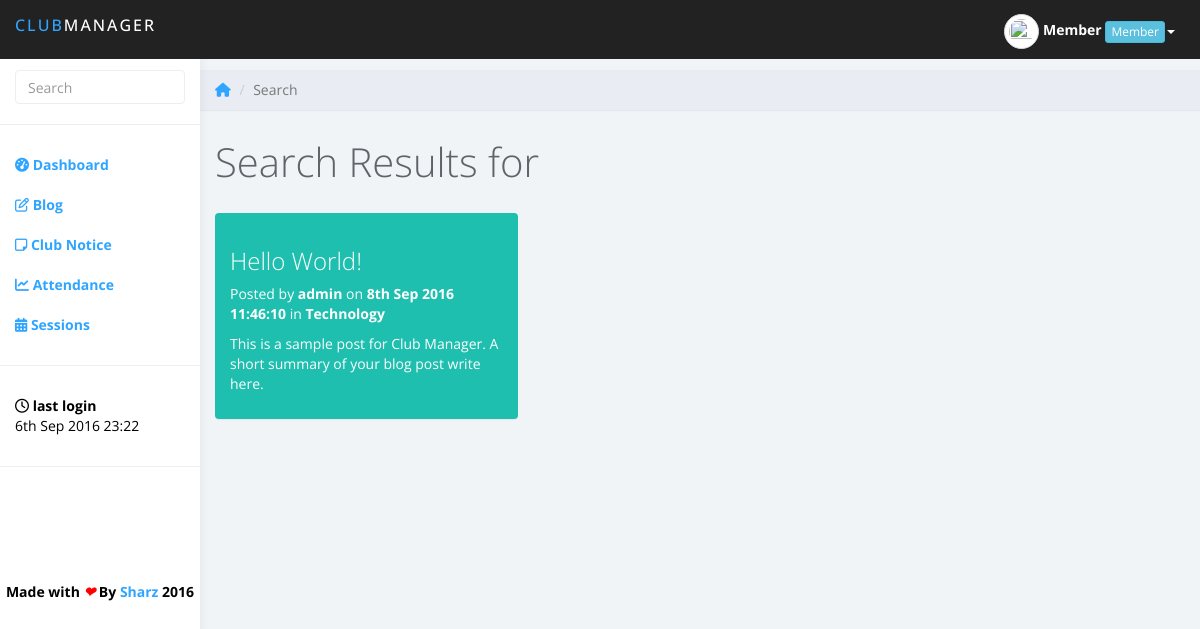
Page /search.php (signed in) on the committed database.
### tables this page shows
CREATE TABLE `userinfo` (
  `id` int(5) NOT NULL,
  `name` varchar(50) NOT NULL,
  `email` varchar(70) DEFAULT NULL,
  `dob` varchar(25) NOT NULL,
  `username` varchar(25) NOT NULL,
  `password` text NOT NULL,
  `role` varchar(20) DEFAULT NULL,
  `last_login` datetime NOT NULL,
  `currunt_login` timestamp NOT NULL DEFAULT CURRENT_TIMESTAMP ON UPDATE CURRENT_TIMESTAMP,
  `otp` varchar(10) NOT NULL,
  `pic` text
);

CREATE TABLE `blog_posts` (
  `id` int(11) NOT NULL,
  `postTitle` varchar(200) NOT NULL,
  `description` text NOT NULL,
  `content` text NOT NULL,
  `post_date` timestamp NOT NULL DEFAULT CURRENT_TIMESTAMP ON UPDATE CURRENT_TIMESTAMP,
  `auther` varchar(25) NOT NULL,
  `catinfo` varchar(70) DEFAULT NULL
);

### search.php (the view, shortened to what this page needs)
<?php
	require_once('funs.php');
	$session_name = $_SESSION['username'];
	$row = get_member_data($session_name);
	$id = $row['id'];
	$name = $row['name'];
	$role = $row['role'];
	$pic = $row['pic'];
	$last_login = $row['last_login'];
	$last_login = date('jS M Y H:i', strtotime($last_login));
	$total_members = get_all_status();
	$core_members = get_vip_status();
	$total_sessions = total_sessions();
	$completed_sessions = completed_sessions();
	starter($id,$name,$role,$pic,$last_login,$total_members,$core_members,$total_sessions,$completed_sessions);
	$key = $_POST['term'];
	$query = "SELECT * FROM blog_posts WHERE postTitle LIKE '%".$key."%' OR description LIKE '%".$key."%' OR content  LIKE '%".$key."%'";
	$result = mysqli_query($con,$query);
?>
	<div class="row">
			<ol class="breadcrumb">
				<li><a href="home.php"><i class="fa fa-home" aria-hidden="true"></i></a></li>
				<li class="active">Search</li>
			</ol>
		</div>
		<div class="row">
			<div class="col-lg-12">
				<h1 class="page-header">Search Results for <u><?php echo $key; ?></u></h1>
			</div>
		</div>
		<div class="row">
		<?php
		if(mysqli_num_rows($result) > 0)
		{
			$select = 1;
			while($row = mysqli_fetch_assoc($result))
			{
				if($select%2 == 1)
			{
				$css = 'panel-teal';
			}
			else
			{
				$css = 'panel-orange';
			}
			?>
			<div class="col-lg-4">
				<div class="panel <?php echo $css; ?>">
				<div class="panel-body">
				<a href="viewpost.php?id=<?php echo $row['id']; ?>&title=<?php echo $row['postTitle']; ?>" style="color: #fff;">
				<h3 style="color: #fff;"><?php echo $row['postTitle']; ?></h3>
				<a href="viewpost.php?id=<?php echo $row['id']; ?>&title=<?php echo $row['postTitle']; ?>" style="color: #fff;">
				<p>Posted by <b><?php echo $row['auther']; ?></b> on <b><?php echo date('jS M Y H:i:s', strtotime($row['post_date'])); ?></b> in
				<b><a style="color: #fff;" href="viewbycat.php?cat=<?php echo $row['catinfo']; ?>"><?php echo $row['catinfo']; ?></a></b></p>
			    <p><a style="color: #fff;" href="viewbycat.php?cat=<?php echo $row['catinfo']; ?>"><?php echo $row['description']; ?></a></p>
			    </a>
			    </a>
			    </div>
			    </div>
			</div>
			    <?php
			    $select++;
			}
		}
?>
	</div>
<?php
	at_bottom();

### funs.php (shortened to what this page needs)
<?php
global $con;
function get_member_data($session_name)
{
	global $con;
	$query = "SELECT * FROM userinfo WHERE username='$session_name'";
	$result = mysqli_query($con,$query);
	$rows = mysqli_affected_rows($con);
	if($rows == 1)
	{
		$row = mysqli_fetch_assoc($result);
	}
	else
		echo 'error while retriving data';
	return $row;
}
	?>
		<?php
function starter($id,$name,$role,$pic,$last_login,$total_members,$core_members,$total_sessions,$completed_sessions)
{
	?>
<!DOCTYPE html>
<html>
<head>
<link href="css/pace-theme-corner-indicator.css" rel="stylesheet">
<link href="https://maxcdn.bootstrapcdn.com/bootstrap/3.3.7/css/bootstrap.min.css" rel="stylesheet">
<link href="css/styles.css" rel="stylesheet">
</head>
<body>
	<nav class="navbar navbar-inverse navbar-fixed-top" role="navigation">
		<div class="container-fluid">
			<div class="navbar-header">
				<b><a class="navbar-brand" href="home.php"><span>Club</span>Manager</a></b>
				<ul class="user-menu">
					<li class="dropdown pull-right">
						<a class="dropdown-toggle" data-toggle="dropdown"><img src="<?php echo $pic; ?>" class="img-responsive img-circle img-thumbnail" height="35px" width="35px"> <b id="mobhide"><?php echo $name; ?></b> <div class="btn btn-xs btn-info" id="mobhide"><?php echo $role; ?></div><span class="caret"></span></a>
					</li>
				</ul>
			</div>
		</div>
	</nav><br>
		<div id="sidebar-collapse" class="col-sm-3 col-lg-2 sidebar">
		<form role="search" action="search.php" method="post">
			<div class="form-group">
				<input type="text" name="term" class="form-control" placeholder="Search" required>
			</div>
		</form>
		<ul class="nav menu">
			<li><a href="home.php"><i class="fa fa-tachometer" aria-hidden="true"></i>
 <b>Dashboard</b></a></li>
			<li><a href="blog-home.php"><i class="fa fa-pencil-square-o" aria-hidden="true"></i> <b>Blog</b></a></li>
			<li><a href="notice.php"><i class="fa fa-sticky-note-o" aria-hidden="true"></i> <b>Club Notice</b></a></li>
			<li><a href="attendance.php"><i class="fa fa-line-chart" aria-hidden="true"></i> <b>Attendance</b></a></li>
			<li><a href="schedule.php"><i class="fa fa-calendar" aria-hidden="true"></i> <b>Sessions</b></a></li>
			<li role="presentation" class="divider"></li>
			<li><a style="color: #000;"><i class="fa fa-clock-o" aria-hidden="true"></i> <b>last login</b><br><?php echo $last_login; ?></a></li>
			<li role="presentation" class="divider"></li>
		</ul>
		<div class="text-center" style="margin-top: 95px; color: #000;"><b>Made with <i style="color: red;">&#10084;</i> By <a href="http://sharadshinde.in" target="blank">Sharz</a> 2016</b></div>
	</div>
	<div class="col-sm-9 col-sm-offset-3 col-lg-10 col-lg-offset-2 main">
	<?php
	return false;
}
function at_bottom()
{
	?>
	</div>
<link rel="stylesheet" type="text/css" href="css/DateTimePicker.min.css" />
<link href="http://cdnjs.cloudflare.com/ajax/libs/summernote/0.8.2/summernote.css" rel="stylesheet">
</body>
</html>
	<?php
	return false;
}
		?>

### css/styles.css (style rules this page uses)
* { font-family: 'Open Sans', sans-serif; }
body { background: #f1f4f7; padding-top: 50px; color: #5f6468; }
p { color: #777; }
a, a:hover, a:focus { color: #30a5ff; }
h1, h2, h3, h4, h5, h6 { color: #5f6468; }
h1 { font-weight: 300; font-size: 40px; }
h3, h4 { font-weight: 300; }
.form-control { border: 1px solid #eee; box-shadow: none; }
.navbar-header .navbar-brand { color: #fff; font-size: 16px; text-transform: uppercase; font-weight: 500; letter-spacing: 2px; }
.navbar-header .navbar-brand span { color: #30a5ff; }
.panel { border: 0; }
.panel-teal { background: #1ebfae; color: #fff; }
.panel-blue .panel-body p, .panel-teal .panel-body p, .panel-orange .panel-body p, .panel-red .panel-body p { color: #fff; color: rgba(255, 255, 255, .8); }
.navbar { border: 0; }
.user-menu { display: inline-block; margin-top: 14px; margin-right: 10px; float: right; list-style: none; padding: 0; }
.user-menu a { color: #fff; }
.sidebar { display: block; background-color: #fff; padding: 0; display: none; }
.sidebar form { padding: 20px 15px 5px 15px; border-bottom: 1px solid #eee; margin-bottom: 20px; }
@media (min-width: 768px) { .sidebar { display: block; position: fixed; top: 50px; bottom: 0; left: 0; z-index: 1000; display: block; margin: 0; padding: 0; overflow-x: hidden; overflow-y: auto; background-color: #fff; box-shadow: 1px 0px 10px rgba(0, 0, 0, .05); } }
@media (min-width: 768px) { .navbar-header { width: 100%; } }
.sidebar ul.nav li.divider { border-bottom: 1px solid #eee; margin: 20px 0; }
.breadcrumb { border-radius: 0; padding: 10px 15px; background: #e9ecf2; box-shadow: 0 1px 1px rgba(0, 0, 0, .05); margin: 0 ; }
h1.page-header { margin-top: 30px; border-bottom: 0; }

### rows in the picture
userinfo: name "Member", role "Member", last_login "6th Sep 2016 23:22"
blog_posts: postTitle "Hello World!", auther "admin", post_date "8th Sep 2016 11:46:10", catinfo "Technology", description "This is a sample post for Club Manager. A short summary of your blog post write here."
